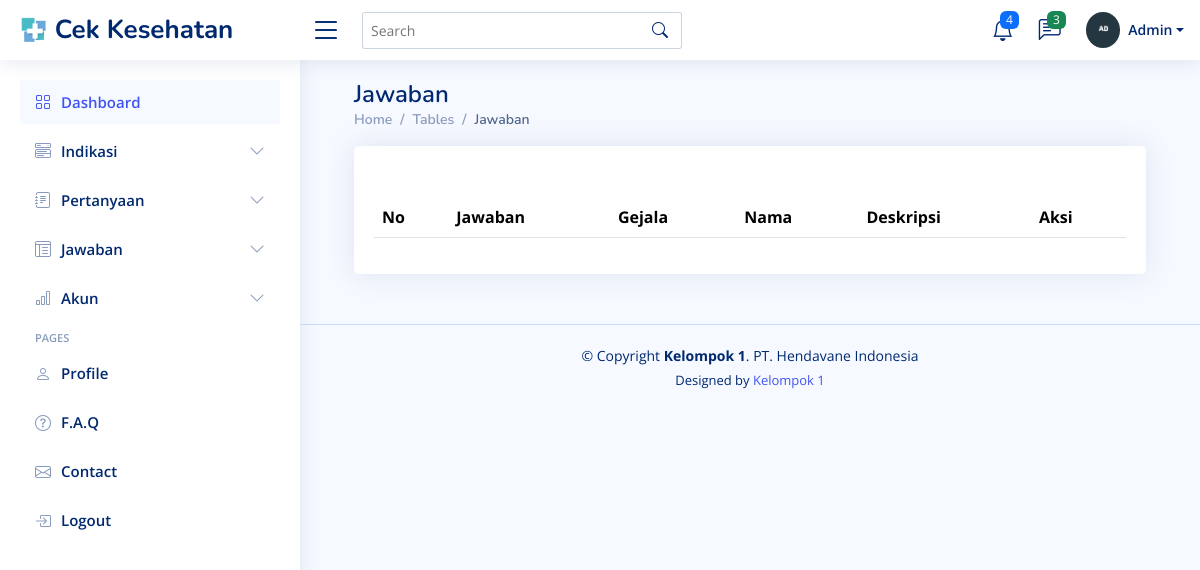
The app's page /admin/index.php?url=jawaban, older data.
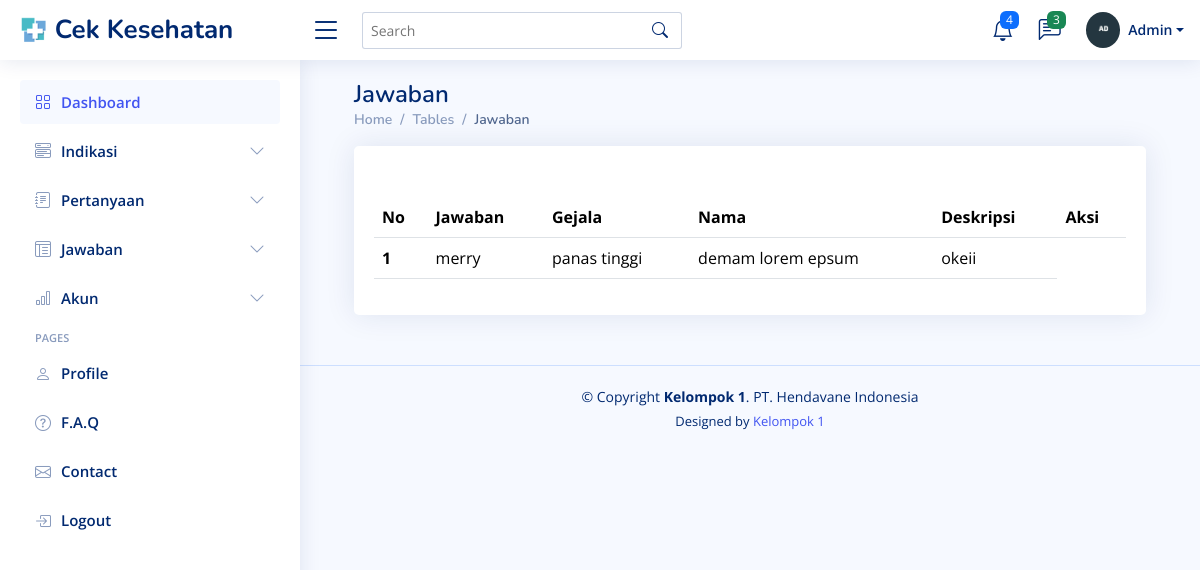
The same page, newer data.
### tables this page shows
CREATE TABLE `pertanyaan` (
  `id` int(11) NOT NULL,
  `gejala` varchar(45) DEFAULT NULL,
  `keluhan` varchar(45) DEFAULT NULL,
  `deskripsi` varchar(255) DEFAULT NULL,
  `user_id` int(11) NOT NULL,
  `kategori_id` int(11) NOT NULL,
  `jawaban` varchar(225) DEFAULT NULL
);

CREATE TABLE `user` (
  `id` int(11) NOT NULL,
  `nama` varchar(45) DEFAULT NULL,
  `umur` varchar(45) DEFAULT NULL,
  `jenis_kelamin` varchar(45) DEFAULT NULL,
  `email` varchar(45) DEFAULT NULL,
  `password` varchar(45) DEFAULT NULL,
  `role` varchar(45) DEFAULT NULL
);

### admin/models/Jawaban.php (called while the page is built)
 <?php
class Jawaban{
    private $koneksi;
    public function __construct(){
        global $dbh;
        $this->koneksi = $dbh;
    }
    public function dataJawaban(){
    $sql = "SELECT
    pertanyaan.id,
    pertanyaan.gejala,
    pertanyaan.keluhan,
    pertanyaan.deskripsi,
    pertanyaan.jawaban,
    user.nama AS nama_user,
    kategori.nama_kategori AS nama_kategori
    FROM
    pertanyaan
    INNER JOIN user ON pertanyaan.user_id = user.id
    INNER JOIN kategori ON pertanyaan.kategori_id = kategori.id";
    $ps = $this->koneksi->prepare($sql);
    $ps->execute();
    $rs = $ps->fetchAll();
    return $rs;
}
}
?>

### admin/Jawaban.php (the view, shortened to what this page needs)
<?php
$model = new Jawaban();
$data_jawaban = $model->dataJawaban();
?>
<main id="main" class="main">
  <div class="pagetitle">
    <h1>Jawaban</h1>
    <nav>
      <ol class="breadcrumb">
        <li class="breadcrumb-item"><a href="index.html">Home</a></li>
        <li class="breadcrumb-item">Tables</li>
        <li class="breadcrumb-item active">Jawaban</li>
      </ol>
    </nav>
  </div>
  <section class="section">
    <div class="row">
      <div class="col-lg-12">
        <div class="card">
          <div class="card-body">
            <h5 class="card-title"></h5>
              <table class="table datatable">
                <thead>
                  <tr>
                    <th scope="col">No</th>
                    <th scope="col">Jawaban</th>
                    <th scope="col">Gejala</th>
                    <th scope="col">Nama</th>
                    <th scope="col">Deskripsi</th>
                    <th scope="col">Aksi</th>
                  </tr>
                </thead>
                <tbody>
                <?php
                $no = 1;
                foreach ($data_jawaban as $jawaban) {
                ?>
                  <tr>
                    <th scope="row"><?= $no ?></th>
                    <td><?= $jawaban['nama_user']?></td>
                    <td><?= $jawaban['gejala']?></td>
                    <td><?= $jawaban['deskripsi']?></td>
                    <td><?= $jawaban['jawaban']?></td>
                  </tr>
                <?php
                  $no++;
                }
                ?>
              </tbody>
            </table>
          </div>
        </div>
      </div>
    </div>
  </section>
</main>

Row changes from the older to the newer data that the page shows:
added pertanyaan: user.nama "merry", gejala "panas tinggi", deskripsi "demam lorem epsum", jawaban "okeii"
